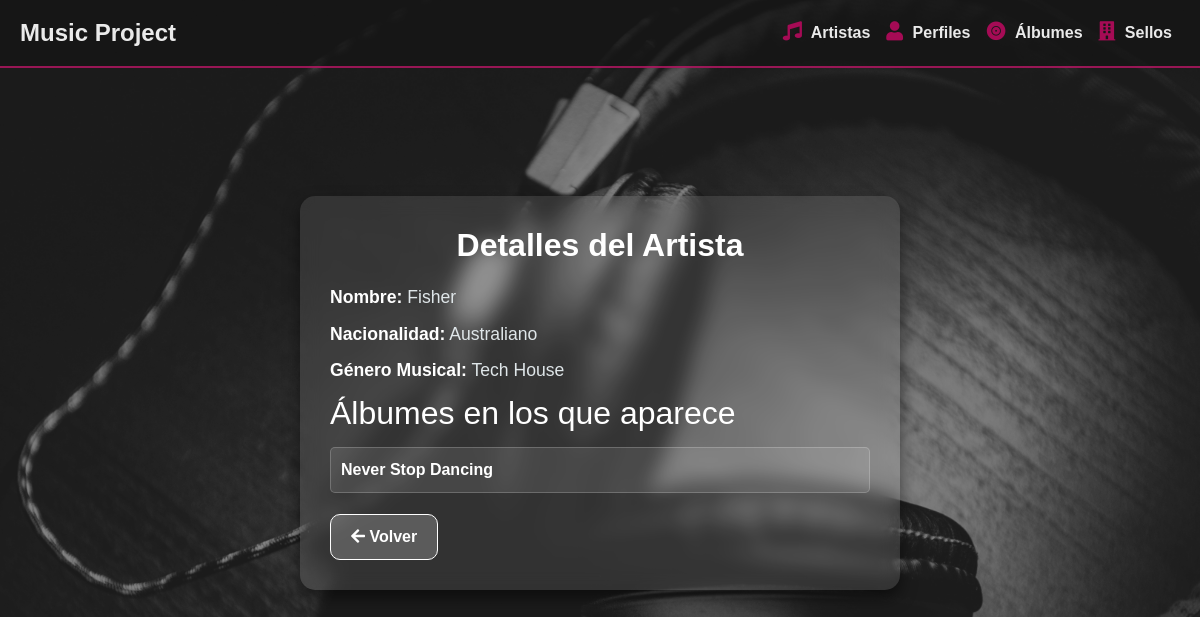
Page /artistas/artistas/3/ on the committed database.
### musica_app/models.py (models this page shows, shortened)
class Artista(models.Model):
    nombre = models.CharField(max_length=50)
    nacionalidad = models.CharField(max_length=50)
    genero_musical = models.CharField(max_length=50)
    perfil = models.OneToOneField(PerfilRedesSociales, on_delete=models.CASCADE)
    sello = models.ForeignKey(SelloDiscografico, on_delete=models.CASCADE)

class Album(models.Model):
    ROCK = 'Rock'
    POP = 'Pop'
    JAZZ = 'Jazz'
    HIPHOP = 'Hip-Hop'
    CLASICA = 'Clásica'
    ELECTRONICA = 'ELECTRONICA'
    GENERO_CHOICES = [
        (ROCK, 'Rock'),
        (POP, 'Pop'),
        (JAZZ, 'Jazz'),
        (HIPHOP, 'Hip-Hop'),
        (CLASICA, 'Clásica'),
        (ELECTRONICA, 'ELECTRONICA'),
    ]
    titulo = models.CharField(max_length=100)
    fecha_lanzamiento = models.DateField()
    genero = models.CharField(max_length=50, choices=GENERO_CHOICES)
    artistas = models.ManyToManyField('Artista')

### musica_app/views.py (the view)
# urls.py: path('artistas/<int:pk>/', views.artista_detail, name='artista_detail'),
def artista_detail(request, pk):
    artista = get_object_or_404(Artista, pk=pk)
    albumes = artista.album_set.all()  # Álbumes en los que aparece el artista
    return render(request, 'musica_app/artista_detail.html', {'artista': artista, 'albumes': albumes})

### musica_app/templates/musica_app/artista_detail.html
{% extends "musica_app/base.html" %}
{% block content %}
<div class="artista-detail">
    <div class="frosted-glass-details">
        <h1 class="text-center">Detalles del Artista</h1>
        <p><strong>Nombre:</strong> {{ artista.nombre }}</p>
        <p><strong>Nacionalidad:</strong> {{ artista.nacionalidad }}</p>
        <p><strong>Género Musical:</strong> {{ artista.genero_musical }}</p>
       <h2>Álbumes en los que aparece</h2>
        <ul class="list-group">
            {% for album in albumes %}
                <li class="list-group-item">{{ album.titulo }}</li>
            {% empty %}
                <li class="list-group-item">No hay álbumes registrados para este artista.</li>
            {% endfor %}
        </ul>
        <a href="{% url 'artista_index' %}" class="btn btn-secondary mt-3"><i class="fas fa-arrow-left"></i> Volver</a>
    </div>
</div>
{% endblock %}

### musica_app/static/css/styles.css (style rules this page uses)
body { background-image: url("../img/fondo11.jpg"); background-size: cover; background-attachment: fixed; background-position: center; background-repeat: no-repeat; font-family: 'Arial', sans-serif; color: #ffffff; margin: 0; height: 100vh; overflow: hidden; }
body::before { content: ""; position: fixed; top: 0; left: 0; width: 100vw; height: 100vh; background-color: rgba(0, 0, 0, 0.3); z-index: -1; }
h1 { color: #ffffff; text-align: center; font-weight: bold; font-size: 2em; margin-bottom: 20px; }

### musica_app/static/css/artista.css (style rules this page uses)
.artista-detail .frosted-glass-details { background: rgba(255, 255, 255, 0.1); backdrop-filter: blur(10px); -webkit-backdrop-filter: blur(10px); border-radius: 15px; padding: 30px; box-shadow: 0px 8px 16px rgba(0, 0, 0, 0.5); max-width: 600px; margin: 80px auto; color: #ffffff; }
.artista-detail h1 { color: #ffffff; text-align: center; font-weight: bold; font-size: 2em; margin-bottom: 20px; }
.artista-detail p { color: #dfe6e9; font-size: 1.1em; margin: 10px 0; }
.artista-detail p strong { color: #ffffff; }
.artista-detail .list-group { list-style-type: none; padding: 0; margin-top: 15px; }
.artista-detail .list-group-item { background-color: rgba(255, 255, 255, 0.1); color: #ffffff; border: 1px solid rgba(255, 255, 255, 0.2); padding: 10px; border-radius: 5px; margin-bottom: 5px; font-weight: bold; }
.artista-detail .btn-secondary { background-color: rgba(255, 255, 255, 0.2); color: #ffffff; border: 1px solid #ffffff; border-radius: 10px; padding: 10px 20px; font-weight: bold; text-align: center; text-decoration: none; transition: background-color 0.3s, color 0.3s; cursor: pointer; margin-top: 20px; }

### rows in the picture
Artista: nombre "Fisher", nacionalidad "Australiano", genero_musical "Tech House"
Album: titulo "Never Stop Dancing"
